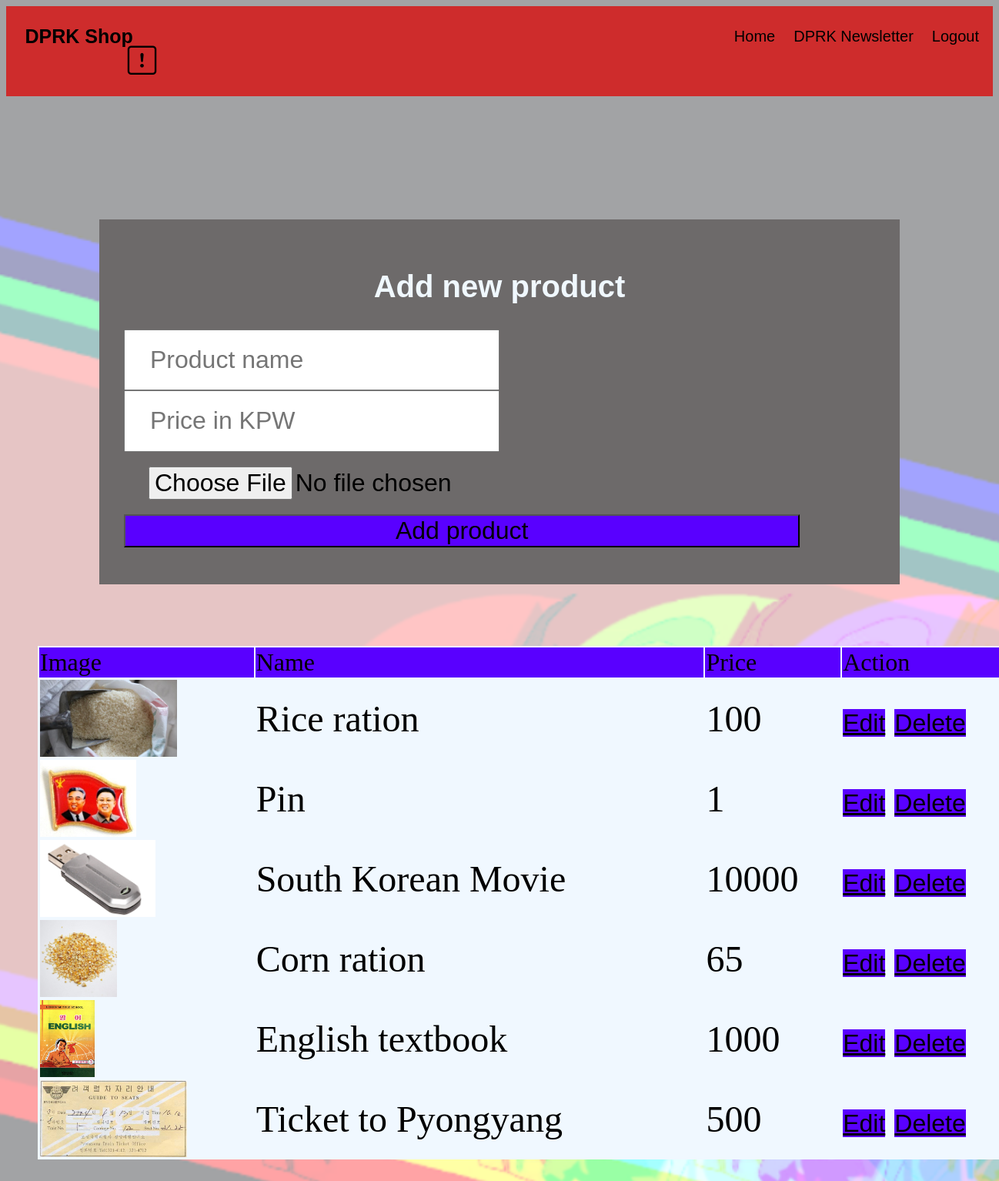
/admin.php (signed in), run on the app's committed database.
### tables this page shows
CREATE TABLE `products` (
  `id` int(255) NOT NULL,
  `name` varchar(255) DEFAULT NULL,
  `price` int(255) DEFAULT NULL,
  `image` varchar(255) DEFAULT NULL
);

### admin.php (the view, shortened to what this page needs)
<?php
include("config.php");
?>
<!DOCTYPE html>
<html lang="en">
<head>
    <link rel="stylesheet" href="stylesheets/admin.css">
</head>
<body>
<div class="container">
<div class="admin-product-form-container">
<form action="<?php echo $_SERVER["PHP_SELF"]?> "method="post"
enctype="multipart/form-data">
<h2>Add new product</h2>
    <input type="text" name="p_name" placeholder="Product name" class="box" required>
    <input type="number" name="p_price" min="0" placeholder="Price in KPW" class="box" required>
    <input type="file" name="p_image" accept="image/png, image/jpg, image/jped" class="box" required>
    <input type="submit" value="Add product" name="add_product"  class="btn">
</form>
</div>
<?php
$select = $conn->query("SELECT * FROM products");
?>
<div class="product-display">
    <table class ="product-display-table">
     <thead>
        <tr>
            <td>Image</td>
            <td>Name</td>
            <td>Price</td>
            <td>Action</td>
        </tr>
      </thead>
      <?php
      while($row =mysqli_fetch_assoc($select)){
      ?>
    <tr>
       <td><img src="product_images/<?php echo $row['image']; ?>" height="100" alt=""></td>
       <td><?php echo $row['name'];?></td>
       <td><?php echo $row['price'];?></td>
       <td>
        <a href="admin_edit.php?edit=<?php echo $row['id'];?>" class="btn">Edit</a>
        <a href="admin.php?delete=<?php echo $row['id'];?>" class="btn">Delete</a>
       </td>
    </tr>
    <?php };
    ?>
</body>
</html>

### stylesheets/header.css (style rules this page uses)
.header { overflow: hidden; font-family: 'Grover Heavy', sans-serif; background-color: #ce2c2c; padding: 15px 6px; }
.header a { float: left; color: black; text-align: center; padding: 12px; text-decoration: none; font-size: 20px; line-height: 25px; border-radius: 4px; }
.header a.logo { font-size: 25px; font-weight: bold; }
.header-right { float: right; }
.popup { position: relative; display: inline-flex; cursor: help; -webkit-user-select: none; -moz-user-select: none; -ms-user-select: none; user-select: none; bottom: 125%; left: 50%; margin-left: -80px; }

### stylesheets/admin.css (style rules this page uses)
body { background: url(../images/disclaimer.png) no-repeat center center fixed; -webkit-background-size: cover; -moz-background-size: cover; -o-background-size: cover; background-size: cover; }
h2 { font-size: 40px; text-align: center; font-family: 'Qebab Shadow FFP', sans-serif; color: aliceblue; }
.container { max-width: 1200px; margin:0 auto; }
.admin-product-form-container { max-width: 500rem; background-color:rgb(109, 106, 106); padding: 2rem 2rem; margin:5rem; margin-top: 10rem; font-family: 'Grover Heavy', sans-serif; }
.admin-product-form-container .box { color:black; padding: 1.2rem 2rem; font-size: 2rem; width: auto; font-family: 'Grover Heavy', sans-serif; }
.btn, .option.btn, .delete.btn { display:center; width: 90%; text-align: center; background-color:rgb(89, 0, 255); color: black; font-size: 2rem; padding: .9rem rem; font-family: 'Grover Heavy', sans-serif; }
.product-display { margin:2rem 0; font-size: 5rem; }
.product-display .product-display-table { width: 80rem; font-size: 3rem; background-color:aliceblue; }
.product-display .product-display-table thead { padding: 1rem; font-size: 2rem; color: black; background-color: rgb(89, 0, 255); }
.popup { position: relative; display: inline-flex; cursor: help; border-radius: 2rem; }

### data on the page
products: image (picture), name "Rice ration", price "100"
products: image (picture), name "Pin", price "1"
products: image (picture), name "South Korean Movie", price "10000"
products: image (picture), name "Corn ration", price "65"
products: image (picture), name "English textbook", price "1000"
products: image (picture), name "Ticket to Pyongyang", price "500"
